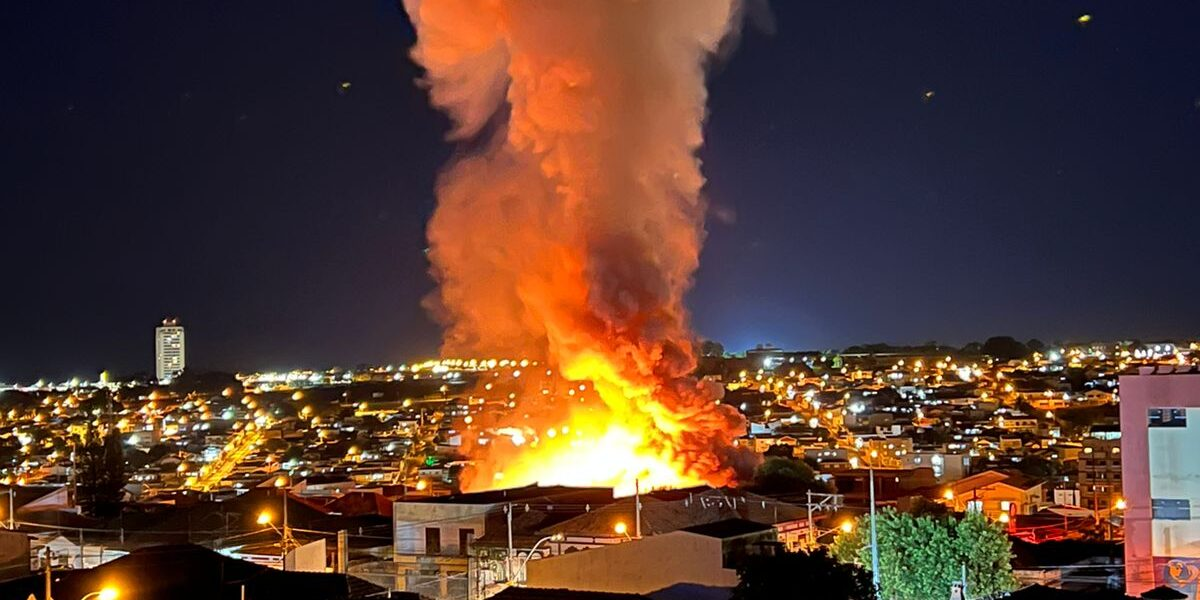
#> input picture images/queimada/queimada4.jpg, 1200 x 600 px; the run also reads 1 picture not shown here
$ jupyter execute sample.ipynb
#> lines starting #> are read from the running program, lines starting #| are printed output that depends on the picture; after the words box and inside, x2 and y2 are one past the last pixel; in counts of white or black regions, pixels touching at a corner belong together
Start

[cell 1]
import cv2
import numpy as np
from sklearn.ensemble import RandomForestClassifier
from sklearn.preprocessing import StandardScaler
import os

Thresholding

[cell 2]
img = cv2.imread('images/queimada/queimada4.jpg')
#> img is the input picture: shape (600, 1200, 3); mean B, G, R 49.6, 60.6, 88.2
# img = cv2.imread('images/natural/natural3.jpg')

_, thresh_img = cv2.threshold(img, 150, 255, cv2.THRESH_BINARY)

cv2.imshow('Imagem Segmentada', thresh_img)
cv2.waitKey(0)
cv2.destroyAllWindows()

[cell 3]
img = cv2.imread('images/queimada/queimada4.jpg')
# img = cv2.imread('images/natural/natural3.jpg')

hsv_img = cv2.cvtColor(img, cv2.COLOR_BGR2HSV)
#> hsv_img: shape (600, 1200, 3); mean H, S, V 68.5, 140.7, 97.5

_, thresh_img = cv2.threshold(hsv_img[:, :, 0], 10, 255, cv2.THRESH_BINARY)
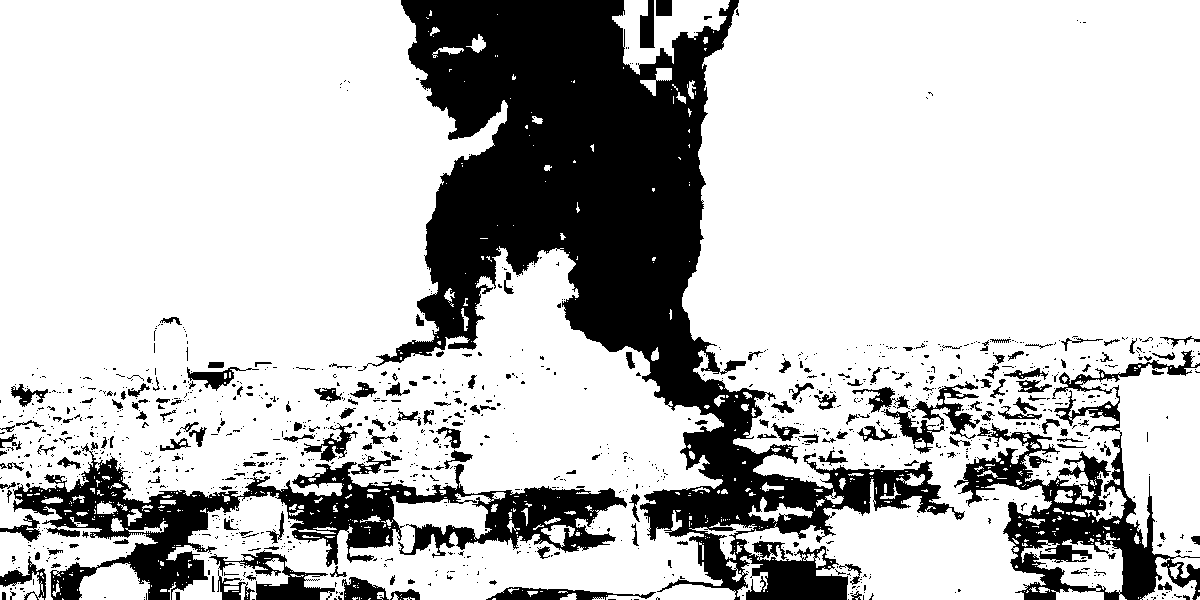
#> thresh_img: shape (600, 1200); 76.1% white; 1251 black regions (1041 under 20 px), largest, box (x1, y1, x2, y2) and area: (358, 0, 965, 600) 105275, (13, 443, 627, 600) 26210, (954, 350, 1200, 600) 15385

cv2.imshow('Imagem Segmentada', thresh_img)
cv2.waitKey(0)
cv2.destroyAllWindows()

[cell 4]
def fireDetect(img):
    # Conversão para escala de cinza
    gray = cv2.cvtColor(img, cv2.COLOR_BGR2GRAY)

    # Filtros
    gray = cv2.GaussianBlur(gray, (5, 5), 0)
    gray = cv2.medianBlur(gray, 5)

    # Histograma e thresholding
    hist, bins = np.histogram(gray, 256, [0, 256])
#> hist = 256 values, max 12783 at index 67, min 0 at index 0, mean 3600; bins = 257 values from 0 to 256
    threshold = 0.5 * (bins[1] + bins[-1])
#> threshold = 128.5
    gray[gray < threshold] = 0
    gray[gray >= threshold] = 255
#> gray: shape (720, 1280); 31.4% white; 45 white regions (28 under 20 px), largest, box (x1, y1, x2, y2) and area: (0, 0, 1280, 280) 287772, (88, 438, 150, 465) 967, (797, 242, 811, 251) 93

    # Segmentação por cor
    hsv = cv2.cvtColor(img, cv2.COLOR_BGR2HSV)
#> hsv: shape (720, 1280, 3); mean H, S, V 90.5, 52.1, 126.7
    lower_red = np.array([0, 100, 100])
    upper_red = np.array([10, 255, 255])
    mask = cv2.inRange(hsv, lower_red, upper_red)
#> mask: shape (720, 1280); 0.06% white; 85 white regions (78 under 20 px)
    contours, _ = cv2.findContours(mask, cv2.RETR_EXTERNAL, cv2.CHAIN_APPROX_SIMPLE)
#> contours = 85 contours, 80 with area under 20; largest, box (x1, y1, x2, y2) and area: (25, 246, 41, 261) 80, (815, 211, 831, 215) 38, (735, 248, 751, 253) 24, (48, 259, 54, 267) 20, (105, 134, 112, 141) 20
    for contour in contours:
        area = cv2.contourArea(contour)
        if area > 1000:
            x, y, w, h = cv2.boundingRect(contour)
            cv2.rectangle(img, (x, y), (x + w, y + h), (0, 255, 0), 2)
#> this loop made 85 passes
#> area on passes 11, 36, 39: 20, 23.5, 80.5

    # Análise de características
    features = []
    for contour in contours:
        area = cv2.contourArea(contour)
        perimeter = cv2.arcLength(contour, True)
        features.append([area, perimeter])
#> this loop made 85 passes
#> (area, perimeter) on passes 11, 36, 39: (20, 21.31), (23.5, 40.38), (80.5, 60.53)
#> after the loop, features = 85 pairs, first value 0 to 80.5, second value 0 to 60.53

    try:
        # Classificação
        scaler = StandardScaler()
        features = scaler.fit_transform(features)
#> features = 85 pairs, first value -0.283 to 7.46, second value -0.528 to 5.58
        rf = RandomForestClassifier(n_estimators=100, random_state=42)
        rf.fit(features, np.ones(len(features)))


        # Predição
        prediction = rf.predict(features)
#> prediction = 85 values from 1 to 1
        print(prediction)
#| [1. 1. 1. 1. 1. 1. 1. 1. 1. 1. 1. 1. 1. 1. 1. 1. 1. 1. 1. 1. 1. 1. 1. 1.
#|  1. 1. 1. 1. 1. 1. 1. 1. 1. 1. 1. 1. 1. 1. 1. 1. 1. 1. 1. 1. 1. 1. 1. 1.
#|  1. 1. 1. 1. 1. 1. 1. 1. 1. 1. 1. 1. 1. 1. 1. 1. 1. 1. 1. 1. 1. 1. 1. 1.
#|  1. 1. 1. 1. 1. 1. 1. 1. 1. 1. 1. 1. 1.]

        # Post-processamento
        for i, pred in enumerate(prediction):
            if pred == 1:
                x, y, w, h = cv2.boundingRect(contours[i])
                cv2.rectangle(img, (x, y), (x + w, y + h), (0, 0, 255), 2)
#> this loop made 85 passes
#> (x, y, w, h) on passes 1 to 8: (50, 273, 1, 1), (42, 272, 2, 1), (52, 271, 7, 4), (62, 268, 1, 1), (64, 266, 3, 6), (61, 263, 2, 3), (33, 262, 3, 2), (31, 262, 1, 1)
#> img: shape (720, 1280, 3); mean B, G, R 118.7, 112.4, 109.6


        # Mostrar imagem
        print("FOGO!")
        cv2.imshow('Fogo', img)
        cv2.waitKey(0)
        cv2.destroyAllWindows()
    except:
        print("Não fogo")


for img in os.listdir("images/test/images"):
    fireDetect(cv2.imread(f"images/test/images/{img}"))
#> pass 2 of the loop `for img in os.listdir("images/test/images"):`:
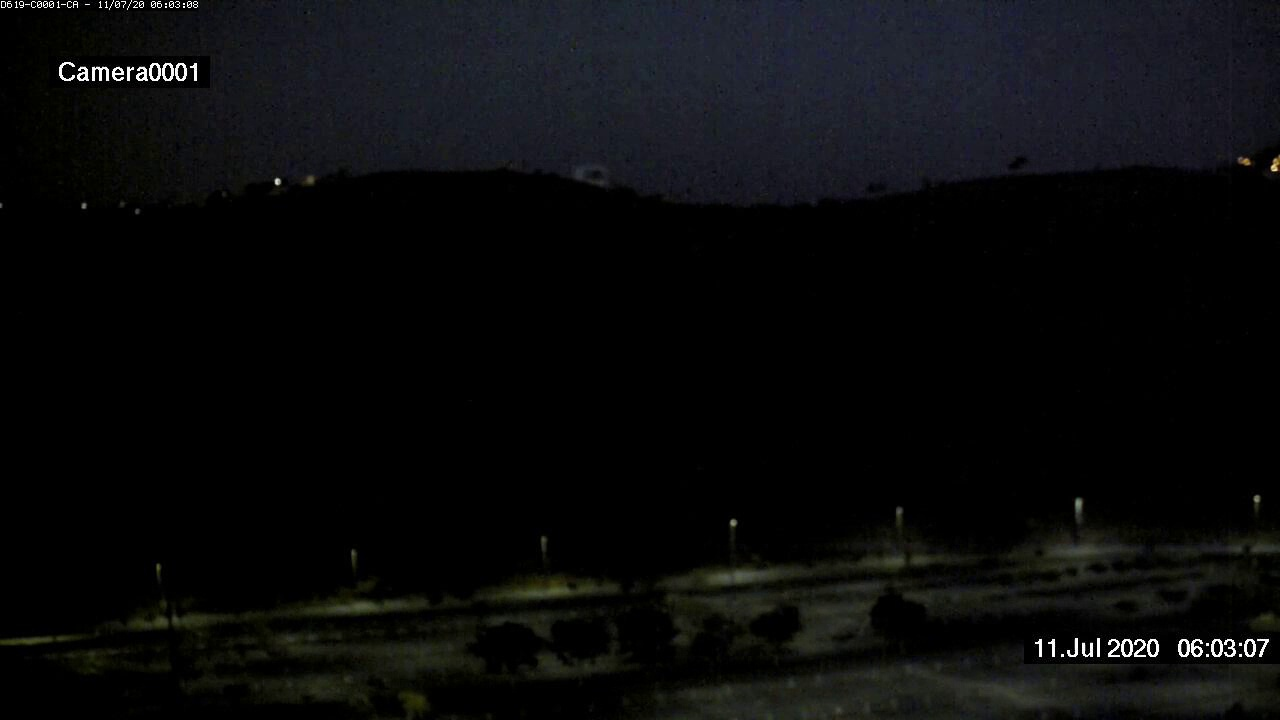
#> input picture images/test/images/AoF06767.jpg, 1280 x 720 px
#> in fireDetect, img is the input picture: shape (720, 1280, 3); mean B, G, R 11.6, 10.7, 10
#> hist = 256 values, max 496457 at index 0, min 0 at index 131, mean 3600
#> in fireDetect (call 2), `gray[gray < threshold] = 0`:
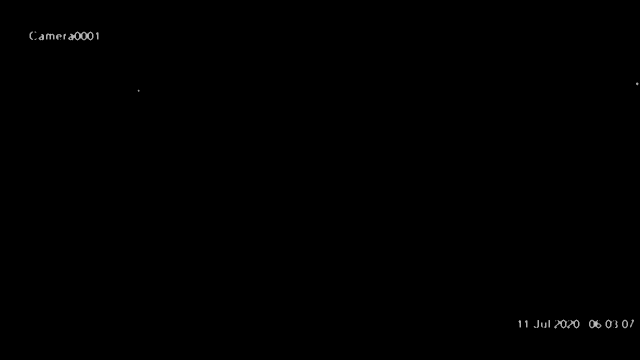
#> gray: shape (720, 1280) (shown at 1/2 size); min 0, max 189, mean 0.4
#> in fireDetect (call 2), `gray[gray >= threshold] = 255`:
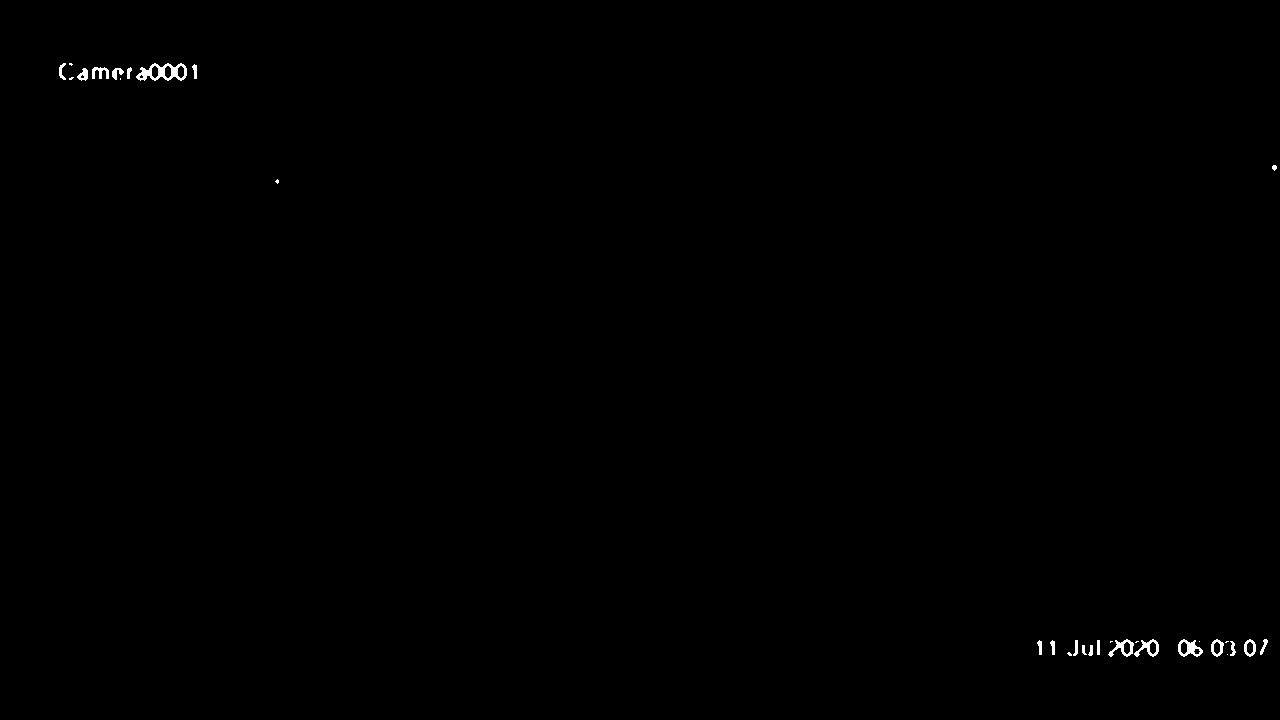
#> gray: shape (720, 1280); 0.23% white; 31 white regions (10 under 20 px), largest, box (x1, y1, x2, y2) and area: (136, 63, 187, 81) 455, (1178, 639, 1203, 657) 221, (1108, 639, 1134, 657) 186
#> contours = []
#     break

fireDetect(cv2.imread("images/queimada/queimada4.jpg"))
#> in fireDetect (call 4), `gray = cv2.medianBlur(gray, 5)`:
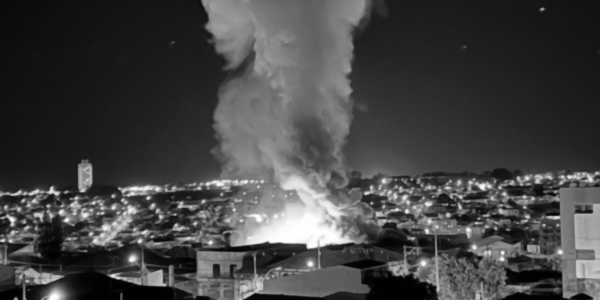
#> gray: shape (600, 1200) (shown at 1/2 size); min 0, max 255, mean 67.1
#> in fireDetect (call 4), `hist, bins = np.histogram(gray, 256, [0, 256])`: hist = 256 values, max 19613 at index 22, min 216 at index 242, mean 2812.5
#> in fireDetect (call 4), `mask = cv2.inRange(hsv, lower_red, upper_red)`:
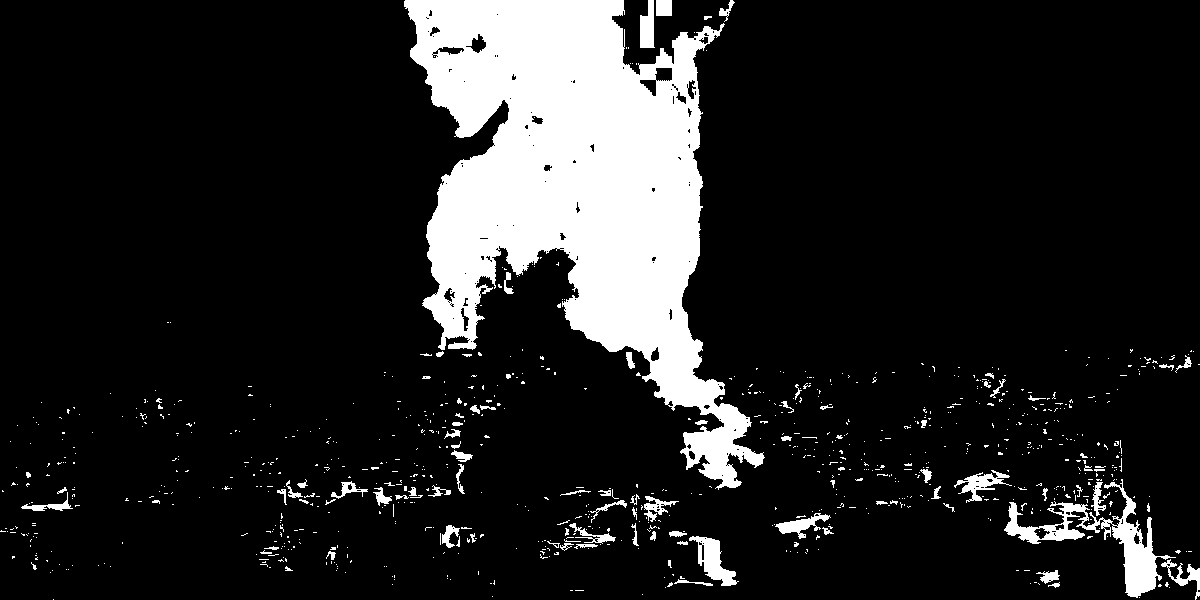
#> mask: shape (600, 1200); 13.7% white; 875 white regions (783 under 20 px)
#> in fireDetect (call 4), `contours, _ = cv2.findContours(mask, cv2.RETR_EXTERNAL, cv2.CHAIN_APPR..`: contours = 872 contours, 820 with area under 20; largest, box (x1, y1, x2, y2) and area: (404, 0, 765, 490) 83603, (1004, 479, 1176, 598) 3828, (689, 536, 739, 586) 968, (954, 470, 1012, 503) 530, (640, 0, 655, 48) 486
#> the loop in fireDetect (call 4), `for contour in contours:` made 872 passes
#> (area, x, y, w, h) on passes 375, 872: (3828, 1004, 479, 172, 119), (83603, 404, 0, 361, 490)
#> the loop in fireDetect (call 4), `for contour in contours:` made 872 passes
#> contour on passes 50 to 52: [[59, 564]], [[104, 563]], [[334, 562]]
#| [1. 1. 1. 1. 1. 1. 1. 1. 1. 1. 1. 1. 1. 1. 1. 1. 1. 1. 1. 1. 1. 1. 1. 1.
#|  1. 1. 1. 1. 1. 1. 1. 1. 1. 1. 1. 1. 1. 1. 1. 1. 1. 1. 1. 1. 1. 1. 1. 1.
#|  1. 1. 1. 1. 1. 1. 1. 1. 1. 1. 1. 1. 1. 1. 1. 1. 1. 1. 1. 1. 1. 1. 1. 1.
#|  1. 1. 1. 1. 1. 1. 1. 1. 1. 1. 1. 1. 1. 1. 1. 1. 1. 1. 1. 1. 1. 1. 1. 1.
#|  1. 1. 1. 1. 1. 1. 1. 1. 1. 1. 1. 1. 1. 1. 1. 1. 1. 1. 1. 1. 1. 1. 1. 1.
#|  1. 1. 1. 1. 1. 1. 1. 1. 1. 1. 1. 1. 1. 1. 1. 1. 1. 1. 1. 1. 1. 1. 1. 1.
#> (further printed lines are left out)

[cell 5]
def shannon_entropy(data):
    data = data.flatten()
    data = data[data > 0]
    data = data / data.sum()
    entropy = -np.sum(data * np.log2(data))
    return entropy

def fireDetect(img):
    height, width, _ = img.shape

    # Conversão para escala de cinza
    gray = cv2.cvtColor(img, cv2.COLOR_BGR2GRAY)

    # Filtros
    gray = cv2.GaussianBlur(gray, (5, 5), 0)
    gray = cv2.medianBlur(gray, 5)

    # Histograma e thresholding
    hist, bins = np.histogram(gray, 256, [0, 256])
    threshold = 0.5 * (bins[1] + bins[-1])
    gray[gray < threshold] = 0
    gray[gray >= threshold] = 255

    # Segmentação por contorno
    contours, _ = cv2.findContours(gray, cv2.RETR_EXTERNAL, cv2.CHAIN_APPROX_SIMPLE)
    features = []
    for contour in contours:
        x, y, w, h = cv2.boundingRect(contour)
        if x >= 0 and y >= 0 and x + w <= width and y + h <= height:
            area = cv2.contourArea(contour)
            perimeter = cv2.arcLength(contour, True)
            if perimeter > 0:
                texture = np.mean(gray[y:y+h, x:x+w])
                shape = area / perimeter
                features.append([area, perimeter, texture, shape])
#> this loop made 38 passes
#> contour on passes 1, 4, 7, 8, 9, 11, 14, 15: [[852, 639], [852, 640], [853, 640], [853, 639]], [[756, 634], [756, 636], [758, 636], [758, 634]], [[637, 629], [637, 631]], [[549, 624], [549, 626], [552, 626], [552, 624]], [[519, 623], [519, 625], [521, 625], [521, 623]], [[427, 617], [427, 619], [428, 619], [428, 617]], [[343, 612], [343, 614], [347, 614], [347, 612]], [[327, 611], [327, 613]]

    # Regras de entropia
    threshold_entropy = 0.5
    for i, feature in enumerate(features):
        area, perimeter, texture, shape = feature
        entropy = shannon_entropy(gray[y:y+h, x:x+w])
        if entropy > threshold_entropy:
            x, y, w, h = cv2.boundingRect(contours[i])
            cv2.rectangle(img, (x, y), (x + w, y + h), (0, 0, 255), 2)
#> this loop made 38 passes
#> feature on passes 1 to 8: [1, 4, 255, 0.25], [38, 38.83, 205.4, 0.979], [35.5, 40.24, 187.9, 0.882], [4, 8, 255, 0.5], [3.5, 7.41, 226.7, 0.472], [20, 26.83, 180.6, 0.745], [0, 4, 255, 0], [6, 10, 255, 0.6]
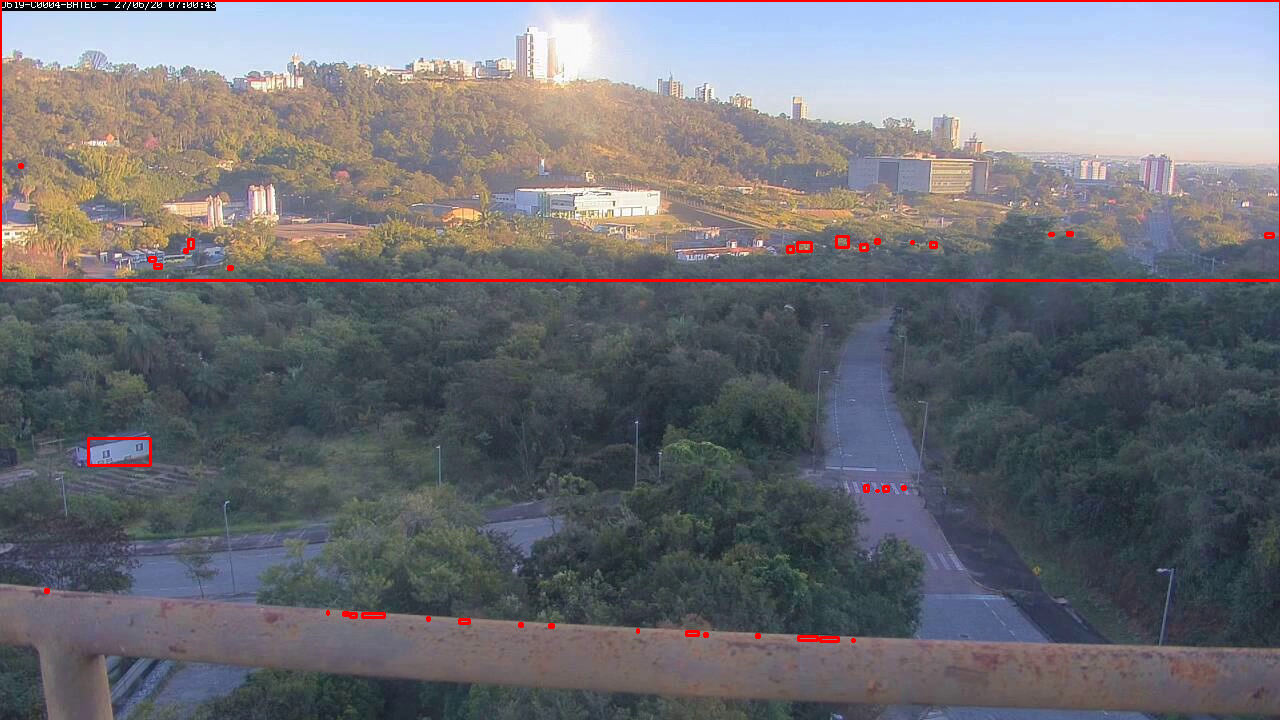
#> img: shape (720, 1280, 3); mean B, G, R 117.5, 111.4, 110.9


    # Classificação
    scaler = StandardScaler()
    features = scaler.fit_transform(features)
    rf = RandomForestClassifier(n_estimators=100, random_state=42)
    rf.fit(features, np.ones(len(features)))

    # Predição
    prediction = rf.predict(features)

    # [8 lines of commented-out code are left out]
    cv2.imshow('Fogo', img)
    cv2.waitKey(0)
    cv2.destroyAllWindows()


for img in os.listdir("images/test/images"):
    fireDetect(cv2.imread(f"images/test/images/{img}"))
    break

fireDetect(cv2.imread("images/queimada/queimada4.jpg"))
#> the loop in fireDetect (call 2), `for contour in contours:` made 329 passes
#> contour on passes 1, 2, 7: [[930, 599], [931, 599]], [[941, 598], [940, 599], [944, 599], [943, 598]], [[988, 590], [987, 591], [989, 591], [989, 590]]
#> the loop in fireDetect (call 2), `for i, feature in enumerate(features):` made 328 passes
#> feature on passes 1 to 3: [0, 2, 255, 0], [3, 8.83, 204, 0.34], [5, 22.83, 180.6, 0.219]
#> after the loop in fireDetect (call 2), `for i, feature in enumerate(features):`:
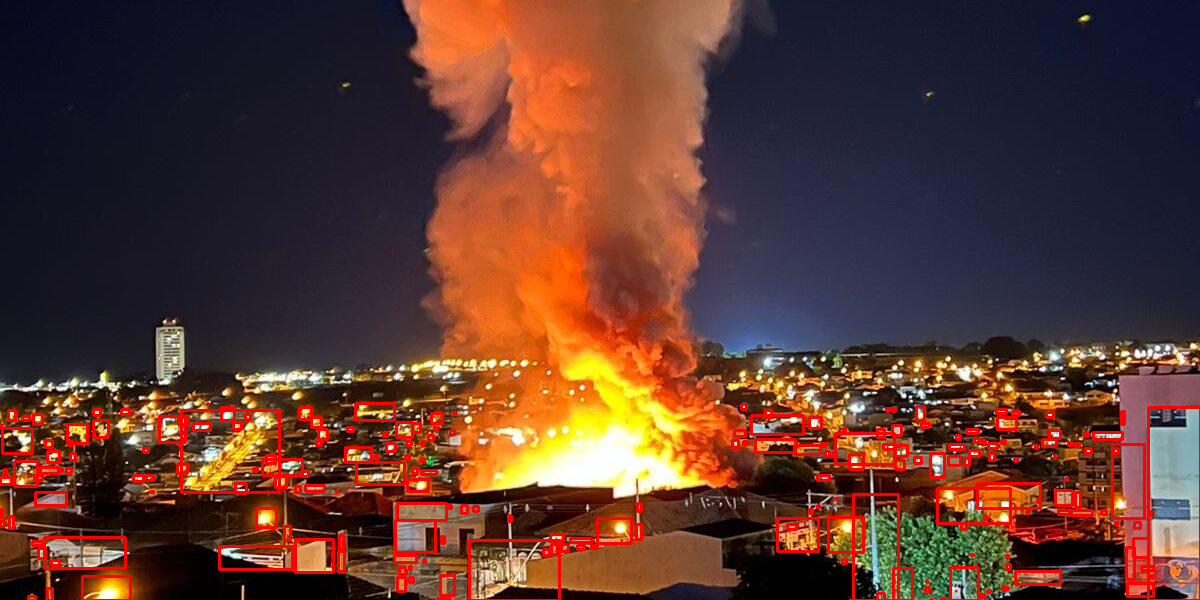
#> img: shape (600, 1200, 3); 3.79% of pixels changed, all inside (x1, y1, x2, y2) = (0, 402, 1200, 600)
